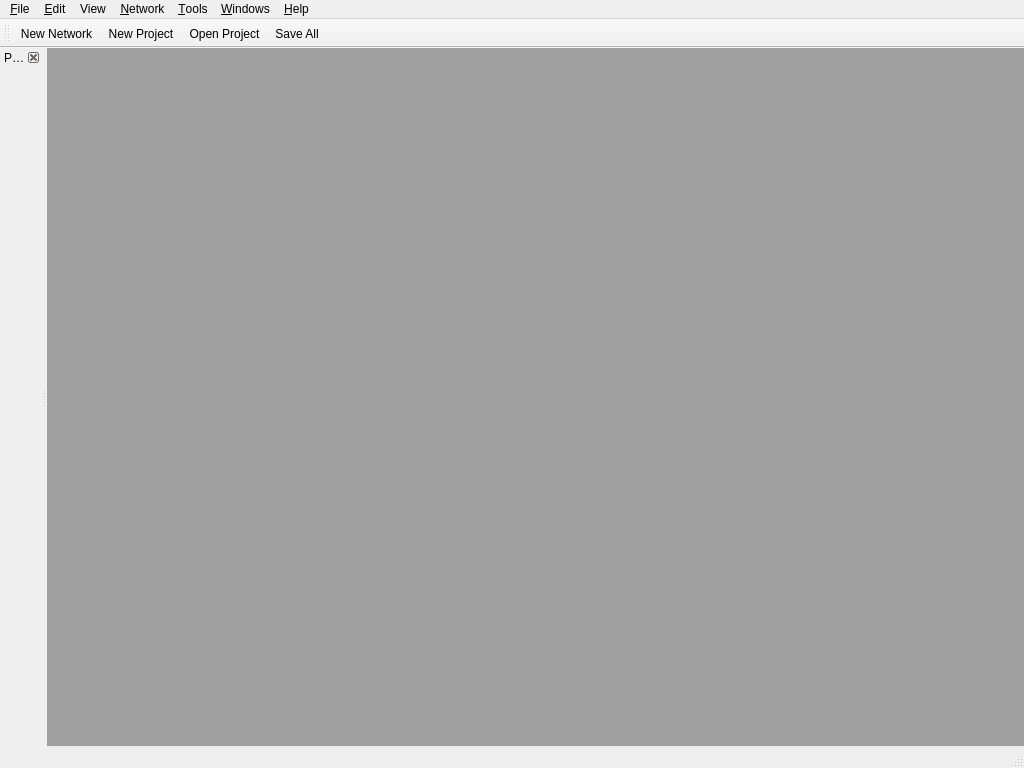
<?xml version="1.0" encoding="UTF-8"?>
<ui version="4.0">
 <class>MainWindow</class>
 <widget class="QMainWindow" name="MainWindow">
  <property name="geometry">
   <rect>
    <x>0</x>
    <y>0</y>
    <width>1024</width>
    <height>768</height>
   </rect>
  </property>
  <property name="contextMenuPolicy">
   <enum>Qt::NoContextMenu</enum>
  </property>
  <property name="windowTitle">
   <string/>
  </property>
  <property name="windowIcon">
   <iconset resource="../qgama-core.qrc">
    <normaloff>:/images/icons/babieca-64.png</normaloff>:/images/icons/babieca-64.png</iconset>
  </property>
  <property name="toolTip">
   <string/>
  </property>
  <property name="whatsThis">
   <string/>
  </property>
  <property name="dockNestingEnabled">
   <bool>false</bool>
  </property>
  <widget class="QWidget" name="centralWidget">
   <layout class="QVBoxLayout" name="verticalLayout_2">
    <property name="margin">
     <number>0</number>
    </property>
    <item>
     <widget class="QMdiArea" name="mdiArea">
      <property name="viewMode">
       <enum>QMdiArea::TabbedView</enum>
      </property>
      <property name="documentMode">
       <bool>false</bool>
      </property>
     </widget>
    </item>
   </layout>
  </widget>
  <widget class="QMenuBar" name="menuBar">
   <property name="geometry">
    <rect>
     <x>0</x>
     <y>0</y>
     <width>1024</width>
     <height>24</height>
    </rect>
   </property>
   <widget class="QMenu" name="menu_File">
    <property name="title">
     <string>&amp;File</string>
    </property>
    <widget class="QMenu" name="menu_Open_Recent_Project">
     <property name="title">
      <string> Open Recent Project</string>
     </property>
     <addaction name="action_Project_1"/>
     <addaction name="action_Project_2"/>
     <addaction name="action_Project_3"/>
     <addaction name="action_Project_4"/>
     <addaction name="action_Project_5"/>
    </widget>
    <widget class="QMenu" name="menu_Open_Recent_File">
     <property name="title">
      <string> Open Recent &amp;File</string>
     </property>
     <addaction name="action_File_1"/>
     <addaction name="action_File_2"/>
     <addaction name="action_File_3"/>
     <addaction name="action_File_4"/>
     <addaction name="action_File_5"/>
    </widget>
    <addaction name="action_New_Project"/>
    <addaction name="action_New_Network"/>
    <addaction name="separator"/>
    <addaction name="action_Open_Project"/>
    <addaction name="menu_Open_Recent_Project"/>
    <addaction name="action_Open_File"/>
    <addaction name="menu_Open_Recent_File"/>
    <addaction name="separator"/>
    <addaction name="action_Close_File"/>
    <addaction name="action_Close_Project"/>
    <addaction name="action_Close_All_Projects"/>
    <addaction name="separator"/>
    <addaction name="action_Project_Properties"/>
    <addaction name="separator"/>
    <addaction name="action_Save"/>
    <addaction name="action_Save_As"/>
    <addaction name="action_Save_All"/>
    <addaction name="separator"/>
    <addaction name="action_Print"/>
    <addaction name="separator"/>
    <addaction name="action_Quit"/>
   </widget>
   <widget class="QMenu" name="menu_Network">
    <property name="title">
     <string>&amp;Network</string>
    </property>
    <widget class="QMenu" name="menu_Points">
     <property name="enabled">
      <bool>false</bool>
     </property>
     <property name="title">
      <string> &amp;Points</string>
     </property>
     <addaction name="action_Insert_Point"/>
     <addaction name="action_Edit_point"/>
     <addaction name="action_Delete_point"/>
     <addaction name="separator"/>
     <addaction name="action_Show_points"/>
     <addaction name="action_Clear_all_points"/>
    </widget>
    <widget class="QMenu" name="menu_Observations">
     <property name="enabled">
      <bool>false</bool>
     </property>
     <property name="title">
      <string> &amp;Observations</string>
     </property>
     <addaction name="action_Insert_observation"/>
     <addaction name="action_Edit_observation"/>
     <addaction name="action_Delete_observation"/>
     <addaction name="separator"/>
     <addaction name="action_Edit_CovMatrix"/>
     <addaction name="separator"/>
     <addaction name="action_Insert_cluster"/>
     <addaction name="action_Edit_cluster"/>
     <addaction name="action_Delete_cluster"/>
     <addaction name="separator"/>
     <addaction name="action_Show_all_observations"/>
     <addaction name="action_Clear_all_observations"/>
    </widget>
    <widget class="QMenu" name="menu_Settings">
     <property name="title">
      <string> &amp;Settings</string>
     </property>
     <addaction name="action_Add_Setting"/>
     <addaction name="action_Edit_Setting"/>
    </widget>
    <addaction name="menu_Points"/>
    <addaction name="menu_Observations"/>
    <addaction name="menu_Settings"/>
    <addaction name="separator"/>
    <addaction name="action_Solve"/>
    <addaction name="separator"/>
    <addaction name="action_Clear_Network"/>
   </widget>
   <widget class="QMenu" name="menu_Edit">
    <property name="title">
     <string>&amp;Edit</string>
    </property>
    <addaction name="action_Plugins"/>
    <addaction name="action_Preferences"/>
   </widget>
   <widget class="QMenu" name="menu_Help">
    <property name="title">
     <string>&amp;Help</string>
    </property>
    <addaction name="action_About"/>
    <addaction name="action_About_GNU_Gama"/>
    <addaction name="action_About_Qt"/>
    <addaction name="separator"/>
   </widget>
   <widget class="QMenu" name="menu_View">
    <property name="title">
     <string>View</string>
    </property>
    <widget class="QMenu" name="menu_Toolbars">
     <property name="title">
      <string> &amp;Toolbars</string>
     </property>
     <addaction name="action_Toolbar_File"/>
    </widget>
    <addaction name="menu_Toolbars"/>
   </widget>
   <widget class="QMenu" name="menu_Windows">
    <property name="title">
     <string>&amp;Windows</string>
    </property>
    <addaction name="action_Projects"/>
    <addaction name="separator"/>
   </widget>
   <widget class="QMenu" name="menu_Tools">
    <property name="title">
     <string>&amp;Tools</string>
    </property>
   </widget>
   <addaction name="menu_File"/>
   <addaction name="menu_Edit"/>
   <addaction name="menu_View"/>
   <addaction name="menu_Network"/>
   <addaction name="menu_Tools"/>
   <addaction name="menu_Windows"/>
   <addaction name="menu_Help"/>
  </widget>
  <widget class="QToolBar" name="toolBar_File">
   <property name="windowTitle">
    <string>File Toolbar</string>
   </property>
   <attribute name="toolBarArea">
    <enum>TopToolBarArea</enum>
   </attribute>
   <attribute name="toolBarBreak">
    <bool>false</bool>
   </attribute>
   <addaction name="action_New_Network"/>
   <addaction name="action_New_Project"/>
   <addaction name="action_Open_Project"/>
   <addaction name="action_Save_All"/>
  </widget>
  <widget class="QStatusBar" name="statusBar"/>
  <widget class="QDockWidget" name="dockWidget_Projects">
   <property name="layoutDirection">
    <enum>Qt::LeftToRight</enum>
   </property>
   <property name="floating">
    <bool>false</bool>
   </property>
   <property name="features">
    <set>QDockWidget::DockWidgetClosable</set>
   </property>
   <property name="allowedAreas">
    <set>Qt::LeftDockWidgetArea</set>
   </property>
   <property name="windowTitle">
    <string>Projects</string>
   </property>
   <attribute name="dockWidgetArea">
    <number>1</number>
   </attribute>
   <widget class="QWidget" name="dockWidget_Projects_Contents">
    <layout class="QVBoxLayout" name="verticalLayout">
     <property name="margin">
      <number>0</number>
     </property>
     <item>
      <widget class="QGamaCore::ProjectsTreeWidget" name="treeWidget_Projects" native="true">
       <property name="palette">
        <palette>
         <active>
          <colorrole role="WindowText">
           <brush brushstyle="SolidPattern">
            <color alpha="255">
             <red>0</red>
             <green>0</green>
             <blue>0</blue>
            </color>
           </brush>
          </colorrole>
          <colorrole role="Button">
           <brush brushstyle="SolidPattern">
            <color alpha="0">
             <red>237</red>
             <green>236</green>
             <blue>235</blue>
            </color>
           </brush>
          </colorrole>
          <colorrole role="Light">
           <brush brushstyle="SolidPattern">
            <color alpha="0">
             <red>255</red>
             <green>255</green>
             <blue>255</blue>
            </color>
           </brush>
          </colorrole>
          <colorrole role="Midlight">
           <brush brushstyle="SolidPattern">
            <color alpha="0">
             <red>246</red>
             <green>245</green>
             <blue>245</blue>
            </color>
           </brush>
          </colorrole>
          <colorrole role="Dark">
           <brush brushstyle="SolidPattern">
            <color alpha="0">
             <red>118</red>
             <green>118</green>
             <blue>117</blue>
            </color>
           </brush>
          </colorrole>
          <colorrole role="Mid">
           <brush brushstyle="SolidPattern">
            <color alpha="0">
             <red>158</red>
             <green>157</green>
             <blue>157</blue>
            </color>
           </brush>
          </colorrole>
          <colorrole role="Text">
           <brush brushstyle="SolidPattern">
            <color alpha="255">
             <red>0</red>
             <green>0</green>
             <blue>0</blue>
            </color>
           </brush>
          </colorrole>
          <colorrole role="BrightText">
           <brush brushstyle="SolidPattern">
            <color alpha="255">
             <red>255</red>
             <green>255</green>
             <blue>255</blue>
            </color>
           </brush>
          </colorrole>
          <colorrole role="ButtonText">
           <brush brushstyle="SolidPattern">
            <color alpha="255">
             <red>0</red>
             <green>0</green>
             <blue>0</blue>
            </color>
           </brush>
          </colorrole>
          <colorrole role="Base">
           <brush brushstyle="SolidPattern">
            <color alpha="255">
             <red>255</red>
             <green>255</green>
             <blue>255</blue>
            </color>
           </brush>
          </colorrole>
          <colorrole role="Window">
           <brush brushstyle="SolidPattern">
            <color alpha="0">
             <red>237</red>
             <green>236</green>
             <blue>235</blue>
            </color>
           </brush>
          </colorrole>
          <colorrole role="Shadow">
           <brush brushstyle="SolidPattern">
            <color alpha="255">
             <red>0</red>
             <green>0</green>
             <blue>0</blue>
            </color>
           </brush>
          </colorrole>
          <colorrole role="AlternateBase">
           <brush brushstyle="SolidPattern">
            <color alpha="127">
             <red>246</red>
             <green>245</green>
             <blue>245</blue>
            </color>
           </brush>
          </colorrole>
          <colorrole role="ToolTipBase">
           <brush brushstyle="SolidPattern">
            <color alpha="255">
             <red>255</red>
             <green>255</green>
             <blue>220</blue>
            </color>
           </brush>
          </colorrole>
          <colorrole role="ToolTipText">
           <brush brushstyle="SolidPattern">
            <color alpha="255">
             <red>0</red>
             <green>0</green>
             <blue>0</blue>
            </color>
           </brush>
          </colorrole>
         </active>
         <inactive>
          <colorrole role="WindowText">
           <brush brushstyle="SolidPattern">
            <color alpha="255">
             <red>0</red>
             <green>0</green>
             <blue>0</blue>
            </color>
           </brush>
          </colorrole>
          <colorrole role="Button">
           <brush brushstyle="SolidPattern">
            <color alpha="0">
             <red>237</red>
             <green>236</green>
             <blue>235</blue>
            </color>
           </brush>
          </colorrole>
          <colorrole role="Light">
           <brush brushstyle="SolidPattern">
            <color alpha="0">
             <red>255</red>
             <green>255</green>
             <blue>255</blue>
            </color>
           </brush>
          </colorrole>
          <colorrole role="Midlight">
           <brush brushstyle="SolidPattern">
            <color alpha="0">
             <red>246</red>
             <green>245</green>
             <blue>245</blue>
            </color>
           </brush>
          </colorrole>
          <colorrole role="Dark">
           <brush brushstyle="SolidPattern">
            <color alpha="0">
             <red>118</red>
             <green>118</green>
             <blue>117</blue>
            </color>
           </brush>
          </colorrole>
          <colorrole role="Mid">
           <brush brushstyle="SolidPattern">
            <color alpha="0">
             <red>158</red>
             <green>157</green>
             <blue>157</blue>
            </color>
           </brush>
          </colorrole>
          <colorrole role="Text">
           <brush brushstyle="SolidPattern">
            <color alpha="255">
             <red>0</red>
             <green>0</green>
             <blue>0</blue>
            </color>
           </brush>
          </colorrole>
          <colorrole role="BrightText">
           <brush brushstyle="SolidPattern">
            <color alpha="255">
             <red>255</red>
             <green>255</green>
             <blue>255</blue>
            </color>
           </brush>
          </colorrole>
          <colorrole role="ButtonText">
           <brush brushstyle="SolidPattern">
            <color alpha="255">
             <red>0</red>
             <green>0</green>
             <blue>0</blue>
            </color>
           </brush>
          </colorrole>
          <colorrole role="Base">
           <brush brushstyle="SolidPattern">
            <color alpha="255">
             <red>255</red>
             <green>255</green>
             <blue>255</blue>
            </color>
           </brush>
          </colorrole>
          <colorrole role="Window">
           <brush brushstyle="SolidPattern">
            <color alpha="0">
             <red>237</red>
             <green>236</green>
             <blue>235</blue>
            </color>
           </brush>
          </colorrole>
          <colorrole role="Shadow">
           <brush brushstyle="SolidPattern">
            <color alpha="255">
             <red>0</red>
             <green>0</green>
             <blue>0</blue>
            </color>
           </brush>
          </colorrole>
          <colorrole role="AlternateBase">
           <brush brushstyle="SolidPattern">
            <color alpha="127">
             <red>246</red>
             <green>245</green>
             <blue>245</blue>
            </color>
           </brush>
          </colorrole>
          <colorrole role="ToolTipBase">
           <brush brushstyle="SolidPattern">
            <color alpha="255">
             <red>255</red>
             <green>255</green>
             <blue>220</blue>
            </color>
           </brush>
          </colorrole>
          <colorrole role="ToolTipText">
           <brush brushstyle="SolidPattern">
            <color alpha="255">
             <red>0</red>
             <green>0</green>
             <blue>0</blue>
            </color>
           </brush>
          </colorrole>
         </inactive>
         <disabled>
          <colorrole role="WindowText">
           <brush brushstyle="SolidPattern">
            <color alpha="0">
             <red>118</red>
             <green>118</green>
             <blue>117</blue>
            </color>
           </brush>
          </colorrole>
          <colorrole role="Button">
           <brush brushstyle="SolidPattern">
            <color alpha="0">
             <red>237</red>
             <green>236</green>
             <blue>235</blue>
            </color>
           </brush>
          </colorrole>
          <colorrole role="Light">
           <brush brushstyle="SolidPattern">
            <color alpha="0">
             <red>255</red>
             <green>255</green>
             <blue>255</blue>
            </color>
           </brush>
          </colorrole>
          <colorrole role="Midlight">
           <brush brushstyle="SolidPattern">
            <color alpha="0">
             <red>246</red>
             <green>245</green>
             <blue>245</blue>
            </color>
           </brush>
          </colorrole>
          <colorrole role="Dark">
           <brush brushstyle="SolidPattern">
            <color alpha="0">
             <red>118</red>
             <green>118</green>
             <blue>117</blue>
            </color>
           </brush>
          </colorrole>
          <colorrole role="Mid">
           <brush brushstyle="SolidPattern">
            <color alpha="0">
             <red>158</red>
             <green>157</green>
             <blue>157</blue>
            </color>
           </brush>
          </colorrole>
          <colorrole role="Text">
           <brush brushstyle="SolidPattern">
            <color alpha="0">
             <red>118</red>
             <green>118</green>
             <blue>117</blue>
            </color>
           </brush>
          </colorrole>
          <colorrole role="BrightText">
           <brush brushstyle="SolidPattern">
            <color alpha="255">
             <red>255</red>
             <green>255</green>
             <blue>255</blue>
            </color>
           </brush>
          </colorrole>
          <colorrole role="ButtonText">
           <brush brushstyle="SolidPattern">
            <color alpha="0">
             <red>118</red>
             <green>118</green>
             <blue>117</blue>
            </color>
           </brush>
          </colorrole>
          <colorrole role="Base">
           <brush brushstyle="SolidPattern">
            <color alpha="0">
             <red>237</red>
             <green>236</green>
             <blue>235</blue>
            </color>
           </brush>
          </colorrole>
          <colorrole role="Window">
           <brush brushstyle="SolidPattern">
            <color alpha="0">
             <red>237</red>
             <green>236</green>
             <blue>235</blue>
            </color>
           </brush>
          </colorrole>
          <colorrole role="Shadow">
           <brush brushstyle="SolidPattern">
            <color alpha="255">
             <red>0</red>
             <green>0</green>
             <blue>0</blue>
            </color>
           </brush>
          </colorrole>
          <colorrole role="AlternateBase">
           <brush brushstyle="SolidPattern">
            <color alpha="0">
             <red>237</red>
             <green>236</green>
             <blue>235</blue>
            </color>
           </brush>
          </colorrole>
          <colorrole role="ToolTipBase">
           <brush brushstyle="SolidPattern">
            <color alpha="255">
             <red>255</red>
             <green>255</green>
             <blue>220</blue>
            </color>
           </brush>
          </colorrole>
          <colorrole role="ToolTipText">
           <brush brushstyle="SolidPattern">
            <color alpha="255">
             <red>0</red>
             <green>0</green>
             <blue>0</blue>
            </color>
           </brush>
          </colorrole>
         </disabled>
        </palette>
       </property>
       <property name="styleSheet">
        <string notr="true"/>
       </property>
       <property name="alternatingRowColors" stdset="0">
        <bool>false</bool>
       </property>
       <property name="headerHidden" stdset="0">
        <bool>true</bool>
       </property>
      </widget>
     </item>
    </layout>
   </widget>
  </widget>
  <action name="action_New_Network">
   <property name="icon">
    <iconset resource="../qgama-core.qrc">
     <normaloff>:/images/icons/new-file-32.png</normaloff>:/images/icons/new-file-32.png</iconset>
   </property>
   <property name="text">
    <string> &amp;New Network...</string>
   </property>
   <property name="toolTip">
    <string>New Network</string>
   </property>
   <property name="statusTip">
    <string>Create new file.</string>
   </property>
   <property name="whatsThis">
    <string>New File (File Menu)</string>
   </property>
   <property name="shortcut">
    <string>Ctrl+N</string>
   </property>
   <property name="iconVisibleInMenu">
    <bool>true</bool>
   </property>
  </action>
  <action name="action_Open_File">
   <property name="icon">
    <iconset resource="../qgama-core.qrc">
     <normaloff>:/images/icons/standardbutton-open-32.png</normaloff>:/images/icons/standardbutton-open-32.png</iconset>
   </property>
   <property name="text">
    <string> &amp;Open File</string>
   </property>
   <property name="toolTip">
    <string>Open</string>
   </property>
   <property name="statusTip">
    <string>Open existing file.</string>
   </property>
   <property name="shortcut">
    <string>Ctrl+O</string>
   </property>
   <property name="iconVisibleInMenu">
    <bool>true</bool>
   </property>
  </action>
  <action name="action_Preferences">
   <property name="icon">
    <iconset resource="../qgama-core.qrc">
     <normaloff>:/images/icons/configure-16.png</normaloff>:/images/icons/configure-16.png</iconset>
   </property>
   <property name="text">
    <string> Pr&amp;eferences</string>
   </property>
   <property name="toolTip">
    <string>Preferences</string>
   </property>
   <property name="statusTip">
    <string>Change program's preferences.</string>
   </property>
   <property name="shortcut">
    <string>Ctrl+E</string>
   </property>
   <property name="iconVisibleInMenu">
    <bool>true</bool>
   </property>
  </action>
  <action name="action_Plugins">
   <property name="icon">
    <iconset resource="../qgama-core.qrc">
     <normaloff>:/images/icons/plugin-manager-16.png</normaloff>:/images/icons/plugin-manager-16.png</iconset>
   </property>
   <property name="text">
    <string> &amp;Plugins</string>
   </property>
   <property name="statusTip">
    <string>Manage Plugins.</string>
   </property>
   <property name="shortcut">
    <string>Ctrl+Shift+P</string>
   </property>
   <property name="iconVisibleInMenu">
    <bool>true</bool>
   </property>
  </action>
  <action name="action_Quit">
   <property name="icon">
    <iconset resource="../qgama-core.qrc">
     <normaloff>:/images/icons/exit-16.png</normaloff>:/images/icons/exit-16.png</iconset>
   </property>
   <property name="text">
    <string> &amp;Exit</string>
   </property>
   <property name="statusTip">
    <string>Exit the program.</string>
   </property>
   <property name="shortcut">
    <string>Ctrl+Q</string>
   </property>
   <property name="iconVisibleInMenu">
    <bool>true</bool>
   </property>
  </action>
  <action name="action_About">
   <property name="text">
    <string> &amp;About</string>
   </property>
   <property name="shortcut">
    <string>Ctrl+F1</string>
   </property>
  </action>
  <action name="action_About_GNU_Gama">
   <property name="text">
    <string> About &amp;GNU Gama</string>
   </property>
  </action>
  <action name="action_About_Qt">
   <property name="text">
    <string> About &amp;Qt</string>
   </property>
  </action>
  <action name="action_New_Project">
   <property name="icon">
    <iconset resource="../qgama-core.qrc">
     <normaloff>:/images/icons/new-project-32.png</normaloff>:/images/icons/new-project-32.png</iconset>
   </property>
   <property name="text">
    <string> &amp;New Project...</string>
   </property>
   <property name="shortcut">
    <string>Ctrl+Shift+N</string>
   </property>
   <property name="iconVisibleInMenu">
    <bool>true</bool>
   </property>
  </action>
  <action name="action_Open_Project">
   <property name="icon">
    <iconset resource="../qgama-core.qrc">
     <normaloff>:/images/icons/open-project-32.png</normaloff>:/images/icons/open-project-32.png</iconset>
   </property>
   <property name="text">
    <string> &amp;Open Project...</string>
   </property>
   <property name="shortcut">
    <string>Ctrl+Shift+O</string>
   </property>
   <property name="iconVisibleInMenu">
    <bool>true</bool>
   </property>
  </action>
  <action name="action_Close_Project">
   <property name="icon">
    <iconset resource="../qgama-core.qrc">
     <normaloff>:/images/icons/standardbutton-cancel-32.png</normaloff>:/images/icons/standardbutton-cancel-32.png</iconset>
   </property>
   <property name="text">
    <string> &amp;Close Project</string>
   </property>
   <property name="iconVisibleInMenu">
    <bool>true</bool>
   </property>
  </action>
  <action name="action_Project_Properties">
   <property name="text">
    <string> Project Proper&amp;ties</string>
   </property>
  </action>
  <action name="action_Save">
   <property name="icon">
    <iconset resource="../qgama-core.qrc">
     <normaloff>:/images/icons/standardbutton-save-32.png</normaloff>:/images/icons/standardbutton-save-32.png</iconset>
   </property>
   <property name="text">
    <string> &amp;Save</string>
   </property>
   <property name="shortcut">
    <string>Ctrl+S</string>
   </property>
   <property name="iconVisibleInMenu">
    <bool>true</bool>
   </property>
  </action>
  <action name="action_Save_As">
   <property name="text">
    <string> &amp;Save As...</string>
   </property>
   <property name="toolTip">
    <string>Save As...</string>
   </property>
  </action>
  <action name="action_Save_All">
   <property name="icon">
    <iconset resource="../qgama-core.qrc">
     <normaloff>:/images/icons/save_all-32.png</normaloff>:/images/icons/save_all-32.png</iconset>
   </property>
   <property name="text">
    <string> &amp;Save All</string>
   </property>
   <property name="shortcut">
    <string>Ctrl+Shift+S</string>
   </property>
  </action>
  <action name="action_Print">
   <property name="icon">
    <iconset resource="../qgama-core.qrc">
     <normaloff>:/images/icons/print-32.png</normaloff>:/images/icons/print-32.png</iconset>
   </property>
   <property name="text">
    <string> &amp;Print</string>
   </property>
   <property name="shortcut">
    <string>Ctrl+P</string>
   </property>
   <property name="iconVisibleInMenu">
    <bool>true</bool>
   </property>
  </action>
  <action name="action_Project_1">
   <property name="text">
    <string>1</string>
   </property>
  </action>
  <action name="action_Project_2">
   <property name="text">
    <string>2</string>
   </property>
  </action>
  <action name="action_Project_3">
   <property name="text">
    <string>3</string>
   </property>
  </action>
  <action name="action_Project_4">
   <property name="text">
    <string>4</string>
   </property>
  </action>
  <action name="action_Project_5">
   <property name="text">
    <string>5</string>
   </property>
  </action>
  <action name="action_File_1">
   <property name="text">
    <string>1</string>
   </property>
  </action>
  <action name="action_File_2">
   <property name="text">
    <string>2</string>
   </property>
  </action>
  <action name="action_File_3">
   <property name="text">
    <string>3</string>
   </property>
  </action>
  <action name="action_File_4">
   <property name="text">
    <string>4</string>
   </property>
  </action>
  <action name="action_File_5">
   <property name="text">
    <string>5</string>
   </property>
  </action>
  <action name="action_Close_All_Projects">
   <property name="text">
    <string> &amp;Close All Projects</string>
   </property>
   <property name="iconVisibleInMenu">
    <bool>true</bool>
   </property>
  </action>
  <action name="action_Toolbar_File">
   <property name="checkable">
    <bool>true</bool>
   </property>
   <property name="text">
    <string> &amp;File</string>
   </property>
  </action>
  <action name="action_Projects">
   <property name="icon">
    <iconset resource="../qgama-core.qrc">
     <normaloff>:/images/icons/draft-32.png</normaloff>:/images/icons/draft-32.png</iconset>
   </property>
   <property name="text">
    <string> &amp;Projects</string>
   </property>
   <property name="shortcut">
    <string>Ctrl+1</string>
   </property>
   <property name="iconVisibleInMenu">
    <bool>true</bool>
   </property>
  </action>
  <action name="action_Close_File">
   <property name="icon">
    <iconset resource="../qgama-core.qrc">
     <normaloff>:/images/icons/standardbutton-close-32.png</normaloff>:/images/icons/standardbutton-close-32.png</iconset>
   </property>
   <property name="text">
    <string> &amp;Close File</string>
   </property>
   <property name="shortcut">
    <string>Ctrl+W</string>
   </property>
   <property name="iconVisibleInMenu">
    <bool>true</bool>
   </property>
  </action>
  <action name="action_Insert_Point">
   <property name="text">
    <string> &amp;Insert point</string>
   </property>
  </action>
  <action name="action_Edit_point">
   <property name="text">
    <string> &amp;Edit point</string>
   </property>
  </action>
  <action name="action_Delete_point">
   <property name="text">
    <string> &amp;Delete point</string>
   </property>
  </action>
  <action name="action_Show_points">
   <property name="text">
    <string> &amp;Show points</string>
   </property>
  </action>
  <action name="action_Clear_all_points">
   <property name="text">
    <string> &amp;Clear all points</string>
   </property>
  </action>
  <action name="action_Insert_observation">
   <property name="text">
    <string> &amp;Insert observation</string>
   </property>
  </action>
  <action name="action_Edit_observation">
   <property name="text">
    <string> &amp;Edit observation</string>
   </property>
  </action>
  <action name="action_Delete_observation">
   <property name="text">
    <string> &amp;Delete observation</string>
   </property>
  </action>
  <action name="action_Edit_CovMatrix">
   <property name="text">
    <string> Edit &amp;CovMatrix</string>
   </property>
  </action>
  <action name="action_Insert_cluster">
   <property name="text">
    <string> &amp;Insert cluster</string>
   </property>
  </action>
  <action name="action_Edit_cluster">
   <property name="text">
    <string> &amp;Edit cluster</string>
   </property>
  </action>
  <action name="action_Delete_cluster">
   <property name="text">
    <string> &amp;Delete cluster</string>
   </property>
  </action>
  <action name="action_Show_all_observations">
   <property name="text">
    <string> &amp;Show meassurements</string>
   </property>
  </action>
  <action name="action_Clear_all_observations">
   <property name="text">
    <string> &amp;Clear all observations</string>
   </property>
  </action>
  <action name="action_Add_Setting">
   <property name="text">
    <string> &amp;New Setting</string>
   </property>
  </action>
  <action name="action_Edit_Setting">
   <property name="text">
    <string> &amp;Edit Setting</string>
   </property>
  </action>
  <action name="action_Solve">
   <property name="text">
    <string> &amp;Solve</string>
   </property>
  </action>
  <action name="action_Clear_Network">
   <property name="text">
    <string> &amp;Clear network</string>
   </property>
  </action>
 </widget>
 <layoutdefault spacing="6" margin="11"/>
 <customwidgets>
  <customwidget>
   <class>QGamaCore::ProjectsTreeWidget</class>
   <extends>QWidget</extends>
   <header>../projects_manager/projectstreewidget.h</header>
   <container>1</container>
  </customwidget>
 </customwidgets>
 <resources>
  <include location="../qgama-core.qrc"/>
 </resources>
 <connections/>
</ui>
